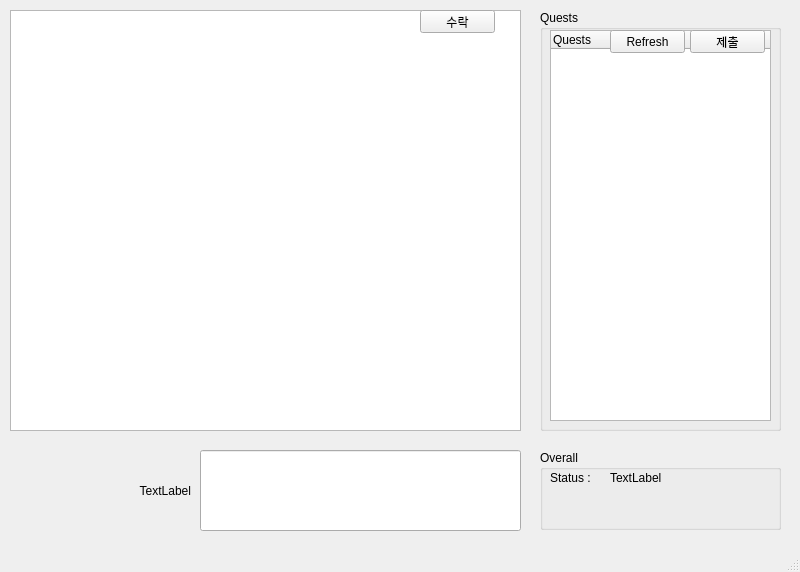
<?xml version="1.0" encoding="UTF-8"?>
<ui version="4.0">
 <class>MainWindow</class>
 <widget class="QMainWindow" name="MainWindow">
  <property name="geometry">
   <rect>
    <x>0</x>
    <y>0</y>
    <width>800</width>
    <height>572</height>
   </rect>
  </property>
  <property name="windowTitle">
   <string>MainWindow</string>
  </property>
  <property name="autoFillBackground">
   <bool>true</bool>
  </property>
  <property name="styleSheet">
   <string notr="true"/>
  </property>
  <widget class="QWidget" name="centralwidget">
   <widget class="QLineEdit" name="InputBox">
    <property name="geometry">
     <rect>
      <x>200</x>
      <y>450</y>
      <width>321</width>
      <height>81</height>
     </rect>
    </property>
   </widget>
   <widget class="QTextBrowser" name="OutputBox">
    <property name="geometry">
     <rect>
      <x>10</x>
      <y>10</y>
      <width>511</width>
      <height>421</height>
     </rect>
    </property>
    <property name="mouseTracking">
     <bool>false</bool>
    </property>
    <property name="focusPolicy">
     <enum>Qt::StrongFocus</enum>
    </property>
    <property name="autoFillBackground">
     <bool>false</bool>
    </property>
    <property name="styleSheet">
     <string notr="true">color: rgb(255, 255, 255);</string>
    </property>
    <property name="frameShape">
     <enum>QFrame::StyledPanel</enum>
    </property>
    <property name="textInteractionFlags">
     <set>Qt::LinksAccessibleByKeyboard|Qt::LinksAccessibleByMouse|Qt::TextBrowserInteraction|Qt::TextSelectableByKeyboard|Qt::TextSelectableByMouse</set>
    </property>
   </widget>
   <widget class="QGroupBox" name="Quest_Box">
    <property name="geometry">
     <rect>
      <x>540</x>
      <y>10</y>
      <width>241</width>
      <height>421</height>
     </rect>
    </property>
    <property name="styleSheet">
     <string notr="true"/>
    </property>
    <property name="title">
     <string>Quests</string>
    </property>
    <widget class="QTreeWidget" name="eventtree">
     <property name="geometry">
      <rect>
       <x>10</x>
       <y>20</y>
       <width>221</width>
       <height>391</height>
      </rect>
     </property>
     <property name="styleSheet">
      <string notr="true"/>
     </property>
     <property name="frameShape">
      <enum>QFrame::StyledPanel</enum>
     </property>
     <column>
      <property name="text">
       <string>Quests</string>
      </property>
     </column>
    </widget>
    <widget class="QPushButton" name="Submit">
     <property name="geometry">
      <rect>
       <x>150</x>
       <y>20</y>
       <width>75</width>
       <height>23</height>
      </rect>
     </property>
     <property name="styleSheet">
      <string notr="true"/>
     </property>
     <property name="text">
      <string>제출</string>
     </property>
    </widget>
    <widget class="QPushButton" name="Refresh">
     <property name="geometry">
      <rect>
       <x>70</x>
       <y>20</y>
       <width>75</width>
       <height>23</height>
      </rect>
     </property>
     <property name="styleSheet">
      <string notr="true"/>
     </property>
     <property name="text">
      <string>Refresh</string>
     </property>
    </widget>
   </widget>
   <widget class="QGroupBox" name="Status_Group">
    <property name="geometry">
     <rect>
      <x>540</x>
      <y>450</y>
      <width>241</width>
      <height>80</height>
     </rect>
    </property>
    <property name="styleSheet">
     <string notr="true"/>
    </property>
    <property name="title">
     <string>Overall</string>
    </property>
    <widget class="QLabel" name="Lbl_status">
     <property name="geometry">
      <rect>
       <x>10</x>
       <y>20</y>
       <width>61</width>
       <height>16</height>
      </rect>
     </property>
     <property name="styleSheet">
      <string notr="true"/>
     </property>
     <property name="text">
      <string>Status : </string>
     </property>
    </widget>
    <widget class="QLabel" name="status">
     <property name="geometry">
      <rect>
       <x>70</x>
       <y>20</y>
       <width>131</width>
       <height>16</height>
      </rect>
     </property>
     <property name="styleSheet">
      <string notr="true"/>
     </property>
     <property name="text">
      <string>TextLabel</string>
     </property>
    </widget>
   </widget>
   <widget class="QPushButton" name="Accept">
    <property name="geometry">
     <rect>
      <x>420</x>
      <y>10</y>
      <width>75</width>
      <height>23</height>
     </rect>
    </property>
    <property name="text">
     <string>수락</string>
    </property>
   </widget>
   <widget class="QLabel" name="pwd">
    <property name="geometry">
     <rect>
      <x>10</x>
      <y>450</y>
      <width>181</width>
      <height>81</height>
     </rect>
    </property>
    <property name="styleSheet">
     <string notr="true"/>
    </property>
    <property name="text">
     <string>TextLabel</string>
    </property>
    <property name="alignment">
     <set>Qt::AlignRight|Qt::AlignTrailing|Qt::AlignVCenter</set>
    </property>
   </widget>
   <zorder>OutputBox</zorder>
   <zorder>InputBox</zorder>
   <zorder>Quest_Box</zorder>
   <zorder>Status_Group</zorder>
   <zorder>Accept</zorder>
   <zorder>pwd</zorder>
  </widget>
  <widget class="QStatusBar" name="statusbar"/>
 </widget>
 <resources>
  <include location="testing.qrc"/>
 </resources>
 <connections/>
</ui>
